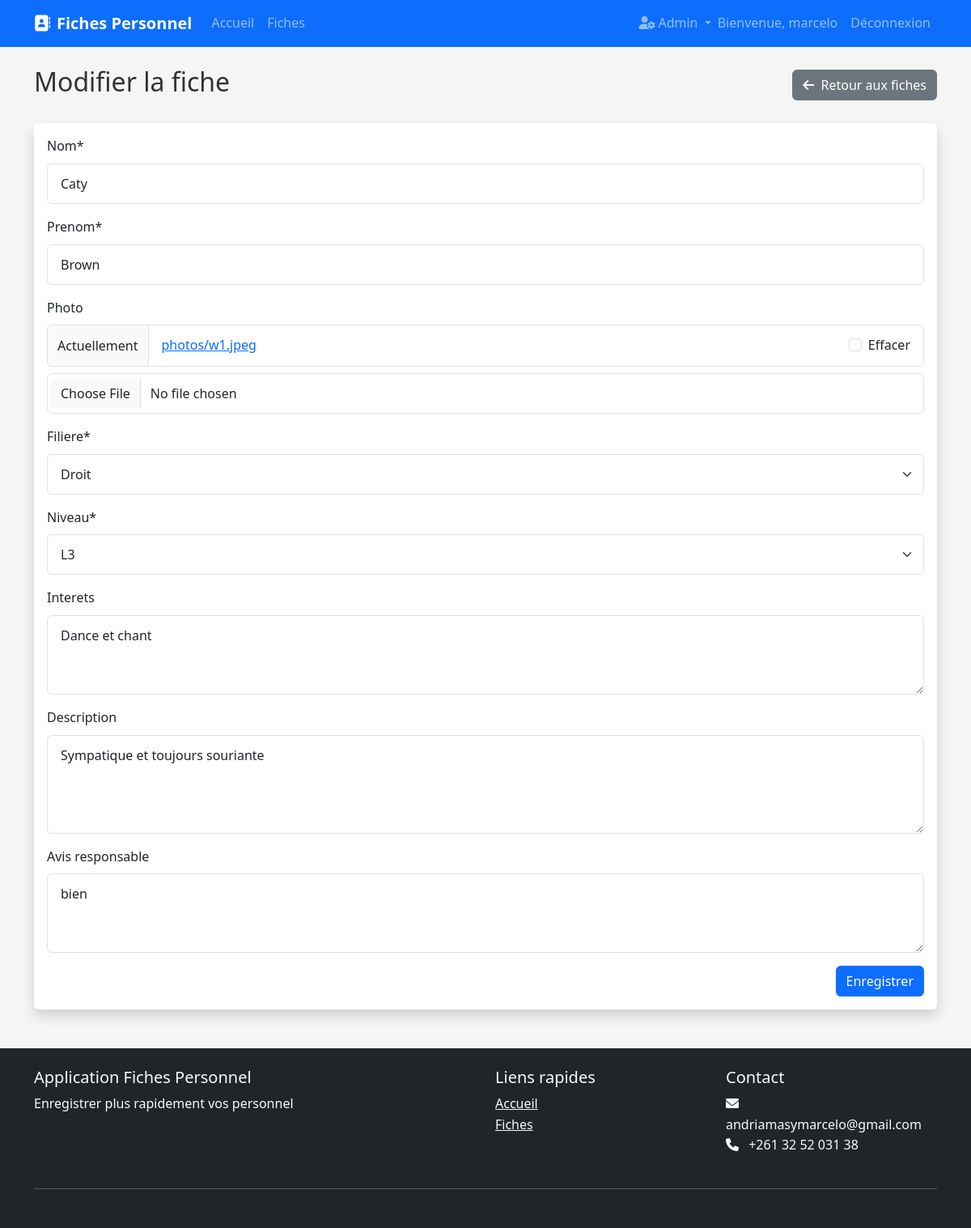
The app's page /fiche/2/modifier/ (signed in) with its own data.
### fiches/models.py (models this page shows, shortened)
class Fiche(models.Model):
    FILIERE_CHOICES = [
        ('Informatique', 'Informatique'),
        ('Economie', 'Economie'),
        ('Droit', 'Droit'),
        ('Langue Etrangere applique', 'Langue Etrangere Applique'),
        ('Education', 'Education'),
        ('Communication', 'Communication'),
        ('Agronomie', 'Agronomie'),
    ]
    niveau_CHOICES=[('L2','L2'),('L3','L3')]
    nom = models.CharField(max_length=100)
    prenom = models.CharField(max_length=100)
    photo = models.ImageField(upload_to='photos/', blank=True, null=True)
    filiere = models.CharField(max_length=100, choices=FILIERE_CHOICES)
    niveau = models.CharField(max_length=10, choices=niveau_CHOICES)
    interets = models.TextField(blank=True)
    description = models.TextField(blank=True)
    avis_responsable = models.TextField(blank=True)
    created_at = models.DateTimeField(auto_now_add=True)
    updated_at = models.DateTimeField(auto_now=True)
    class Meta:
        ordering = ['nom', 'prenom']

### fiches/views.py (the view, shortened to what this page needs)
# urls.py: path('fiche/<int:pk>/modifier/', views.FicheUpdateView.as_view(), name='fiche-update'),
class FicheUpdateView(LoginRequiredMixin, UserPassesTestMixin, UpdateView):
    model = Fiche
    form_class = FicheForm
    template_name = 'fiches/fiche_form.html'
    def test_func(self):
        return is_admin(self.request.user)

### fiches/forms.py
class FicheForm(forms.ModelForm):
    class Meta:
        model = Fiche
        fields = ['nom', 'prenom', 'photo', 'filiere','niveau', 'interets', 'description', 'avis_responsable']
        widgets = {
            'interets': forms.Textarea(attrs={'rows': 3}),
            'description': forms.Textarea(attrs={'rows': 4}),
            'avis_responsable': forms.Textarea(attrs={'rows': 3}),
        }

### fiches/views.py (called while the page is built)
def is_admin(user):
    return user.is_staff or user.is_superuser

### fiches/templates/fiches/fiche_form.html
{% extends "fiches/base.html" %} {% load crispy_forms_tags %} {% block content%}
<div class="d-flex justify-content-between align-items-center mb-4">
  <h2>{% if object %}Modifier la fiche{% else %}Créer une fiche{% endif %}</h2>
  <a href="{% url 'fiche-list' %}" class="btn btn-secondary">
    <i class="fas fa-arrow-left me-1"></i> Retour aux fiches
  </a>
</div>
<div class="card shadow">
  <div class="card-body">
    <form method="POST" enctype="multipart/form-data">
      {% csrf_token %} {{ form|crispy }}
      <div class="d-flex justify-content-end">
        <button type="submit" class="btn btn-primary">Enregistrer</button>
      </div>
    </form>
  </div>
</div>
{% endblock %}

### fiches/templates/fiches/base.html (shortened to what this page needs)
<!DOCTYPE html>
<html lang="fr">
  <head>
    <link
      href="https://cdn.jsdelivr.net/npm/bootstrap@5.3.0-alpha1/dist/css/bootstrap.min.css"
      rel="stylesheet"
    />
    <link
      rel="stylesheet"
      href="https://cdnjs.cloudflare.com/ajax/libs/font-awesome/6.0.0/css/all.min.css"
    />
    {% load static %}
    <link rel="stylesheet" href="{% static 'fiches/css/style.css' %}" />
  </head>
  <body>
    <nav class="navbar navbar-expand-lg navbar-dark bg-primary sticky-top">
      <div class="container">
        <a class="navbar-brand" href="{% url 'home' %}">
          <i class="fas fa-address-book me-2"></i>Fiches Personnel
        </a>
        <div class="collapse navbar-collapse" id="navbarNav">
          <ul class="navbar-nav me-auto">
            <li class="nav-item">
              <a
                class="nav-link {% if request.resolver_match.url_name == 'home' %}active{% endif %}"
                href="{% url 'home' %}"
                >Accueil</a
              >
            </li>
            <li class="nav-item">
              <a
                class="nav-link {% if request.resolver_match.url_name == 'fiche-list' %}active{% endif %}"
                href="{% url 'fiche-list' %}"
                >Fiches</a
              >
            </li>
          </ul>
          <div class="navbar-nav">
            {% if user.is_authenticated %} {% if user.is_staff or user.is_superuser %}
            <div class="nav-item dropdown">
              <a
                class="nav-link dropdown-toggle"
                href="#"
                role="button"
                data-bs-toggle="dropdown"
              >
                <i class="fas fa-user-cog me-1"></i>Admin
              </a>
            </div>
            <span class="navbar-text me-2">Bienvenue, {{ user.username }}</span>
            <a class="nav-link" href="{% url 'logout' %}">Déconnexion</a>
            {% endif %}
            {% else %}
            <a class="nav-link" href="{% url 'login' %}">Connexion</a>
            <a class="nav-link" href="{% url 'register' %}">Inscription</a>
            {% endif %}
          </div>
        </div>
      </div>
    </nav>
    <div class="container mt-4">
       {% block content %}{% endblock %}
    </div>
    <footer class="bg-dark text-light py-4 mt-5">
      <div class="container">
        <div class="row">
          <div class="col-md-6">
            <h5>Application Fiches Personnel</h5>
            <p>
              Enregistrer plus rapidement vos personnel
            </p>
          </div>
          <div class="col-md-3">
            <h5>Liens rapides</h5>
            <ul class="list-unstyled">
              <li><a href="{% url 'home' %}" class="text-light">Accueil</a></li>
              <li>
                <a href="{% url 'fiche-list' %}" class="text-light">Fiches</a>
              </li>
            </ul>
          </div>
          <div class="col-md-3">
            <h5>Contact</h5>
            <ul class="list-unstyled">
              <li><i class="fas fa-envelope me-2"></i> andriamasymarcelo@gmail.com</li>
              <li><i class="fas fa-phone me-2"></i> +261 32 52 031 38</li>
            </ul>
          </div>
        </div>
        <hr class="my-4" />
      </div>
    </footer>
  </body>
</html>

### fiches/static/fiches/css/style.css (style rules this page uses)
:root { --primary-color: #0d6efd; --secondary-color: #6c757d; --success-color: #198754; --danger-color: #dc3545; --warning-color: #ffc107; --info-color: #0dcaf0; --light-color: #f8f9fa; --dark-color: #212529; }
body { font-family: 'Segoe UI', Tahoma, Geneva, Verdana, sans-serif; background-color: #f5f5f5; color: #333; line-height: 1.6; }
.card { border: none; transition: transform 0.3s, box-shadow 0.3s; }
.navbar-brand { font-weight: 600; }
.btn { border-radius: 6px; font-weight: 500; transition: all 0.3s; }
.btn-primary { background-color: var(--primary-color); border-color: var(--primary-color); }
.form-control, .form-select { border-radius: 6px; padding: 0.75rem 1rem; border: 1px solid #dee2e6; transition: border-color 0.15s ease-in-out, box-shadow 0.15s ease-in-out; }
footer { margin-top: auto; }

### records on screen
Fiche: nom "Caty", prenom "Brown", filiere "Droit", niveau "L3", interets "Dance et chant", description "Sympatique et toujours souriante", avis_responsable "bien"

### other values on screen
{{ user.username }} "marcelo"
